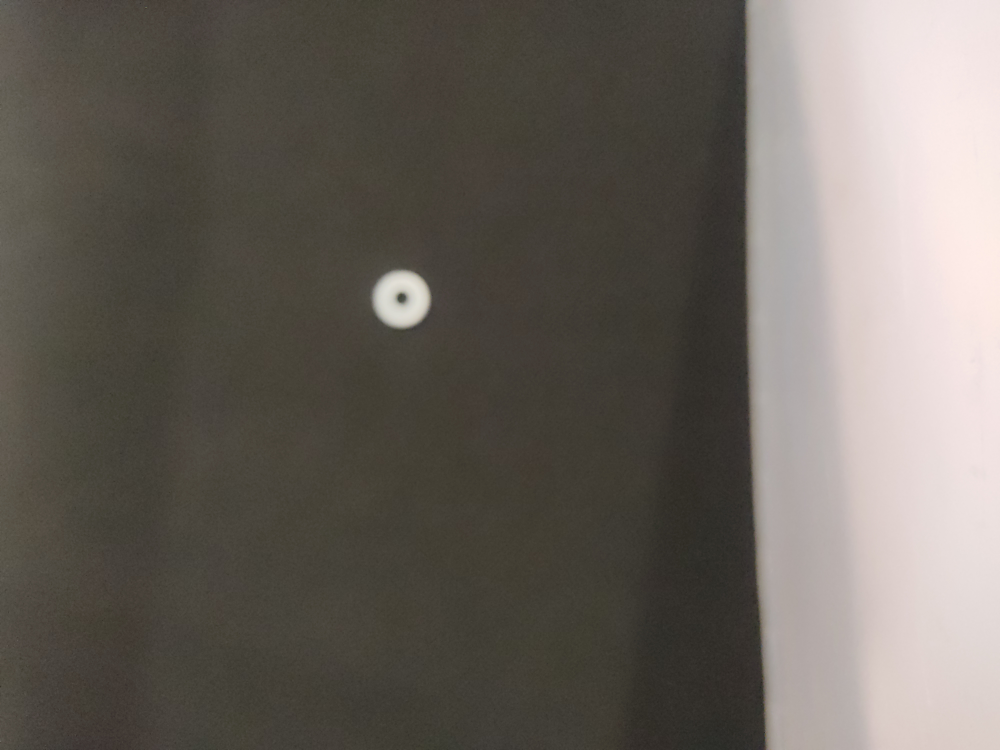
#> input picture IMages/1.jpg, 4000 x 3000 px, found by its file name (shown at 1/4 size)
$ python psfTest.py
#> lines starting #> are read from the running program, lines starting #| are printed output that depends on the picture
import cv2
import numpy as np
from skimage.io import imread, imsave
from pyclesperanto_prototype import imshow
import pyclesperanto_prototype as cle
import pandas as pd
import matplotlib.pyplot as plt

testImage = cv2.imread('DFD_ESI/IMages/1.jpg')
#> testImage is the input picture: shape (3000, 4000, 3); mean B, G, R 92.6, 99.5, 105.4
cropImg = testImage[1050:1350, 1450:1780]
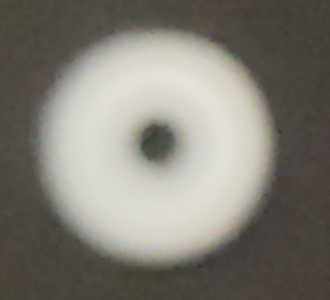
#> cropImg: shape (300, 330, 3); mean B, G, R 117.1, 125.2, 128.6
# bead_image = imread('/Users/badalchowdhary/PycharmProjects/DFD_ESI/venv/IMages/1.jpg')
print(cropImg.shape)
#| (300, 330, 3)

# imshow(cle.maximum_x_projection(cropImg), colorbar=True)
# imshow(cle.maximum_y_projection(cropImg), colorbar=True)
# imshow(cle.maximum_z_projection(cropImg), colorbar=True)

# Segment objects
#> (the run stopped early here; a loop or call above may not have finished)
